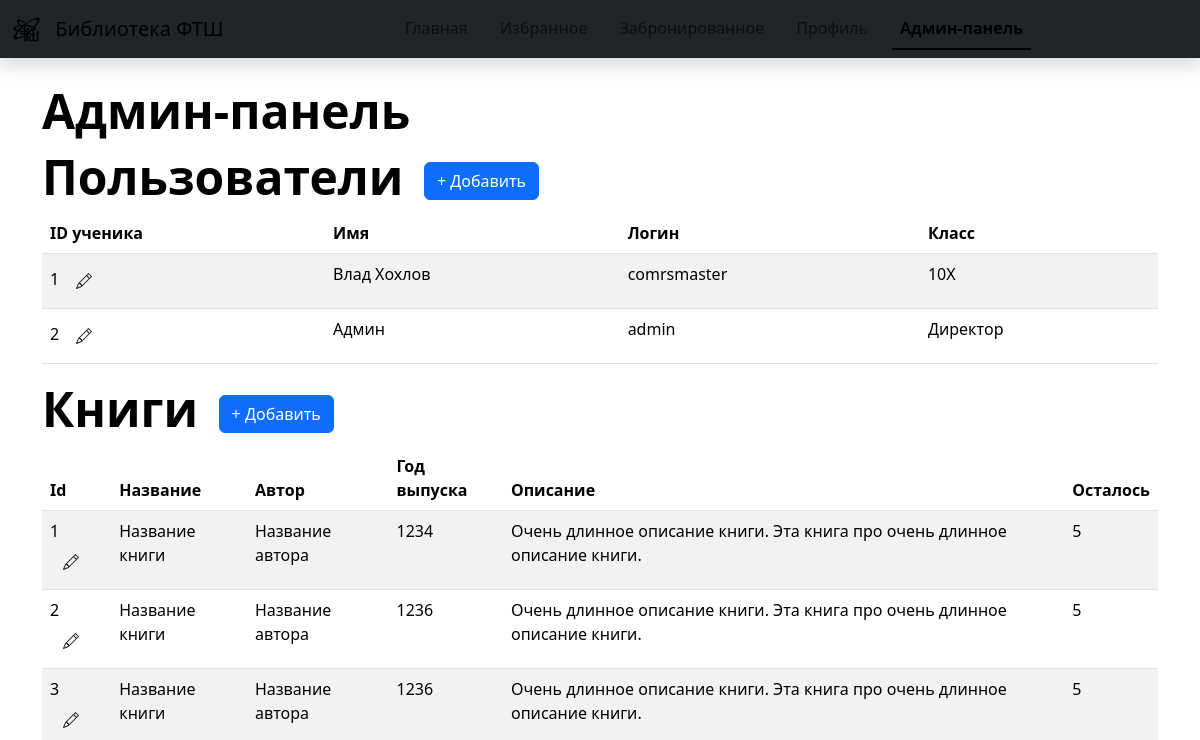
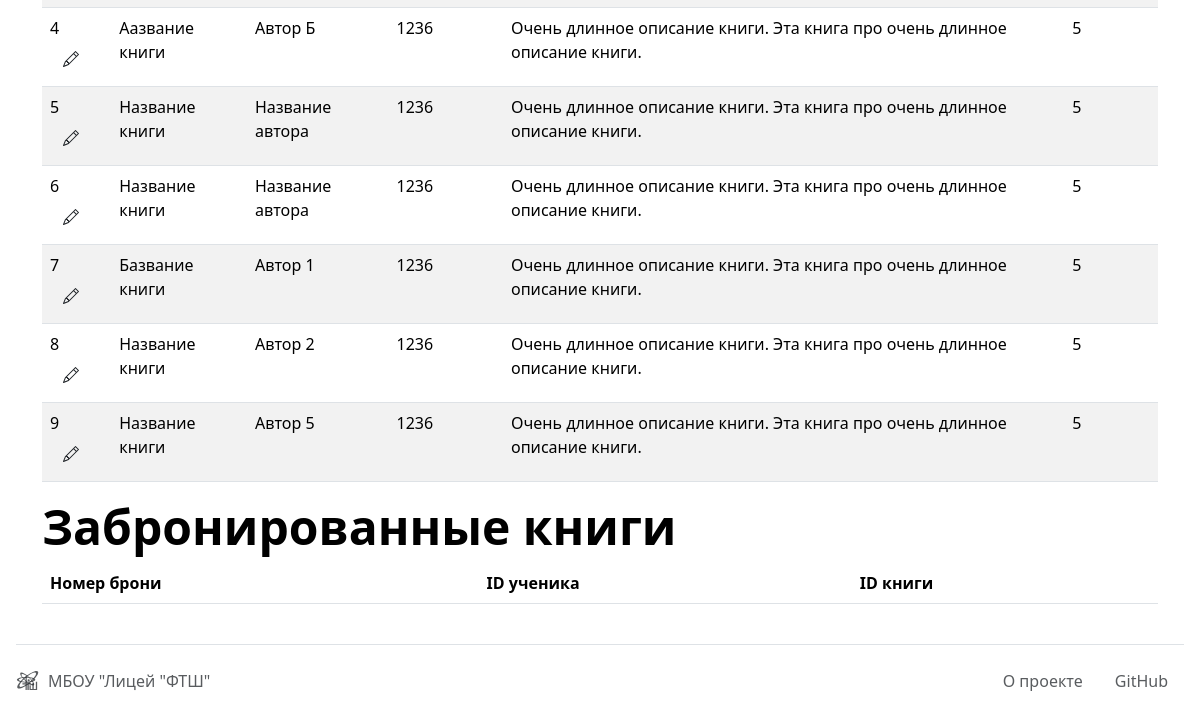
The app's page /admin (signed in), older data (2 pictures, top to bottom).
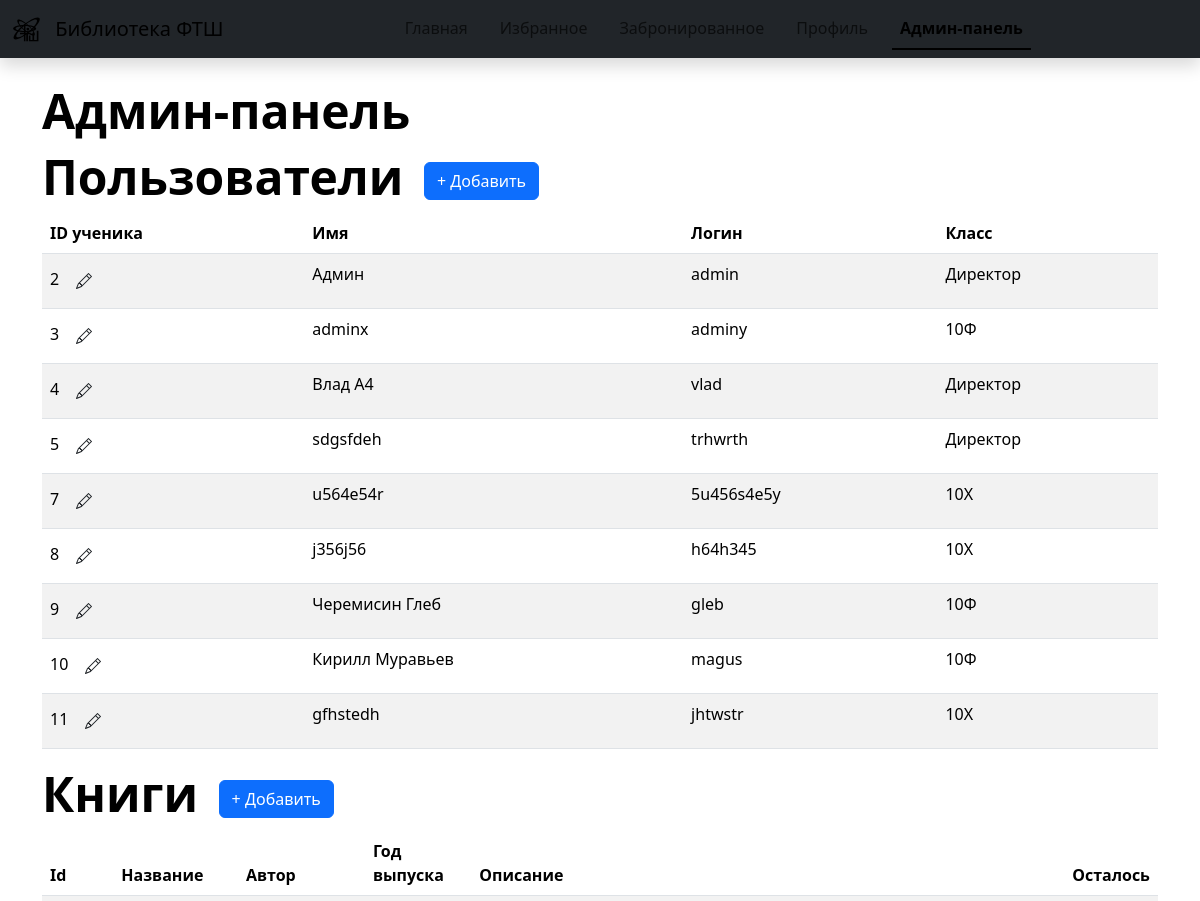
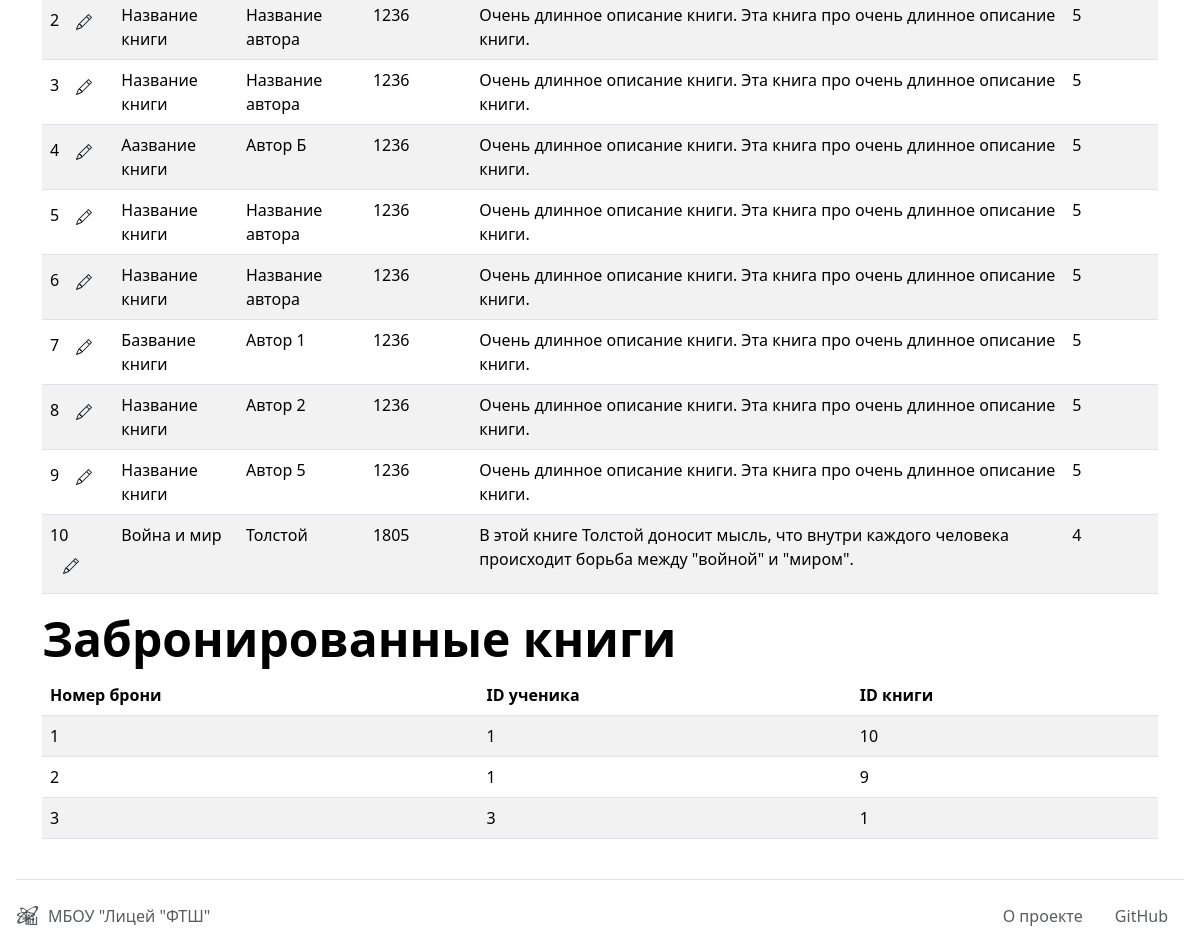
The same page, newer data (2 pictures, top to bottom).
### data/users.py (models this page shows, shortened)
class User(SqlAlchemyBase, UserMixin):
    __tablename__ = 'users'
    id = sqlalchemy.Column(sqlalchemy.Integer,
                           primary_key=True, autoincrement=True)
    name = sqlalchemy.Column(sqlalchemy.String)
    username = sqlalchemy.Column(sqlalchemy.String, unique=True, index=True)
    hashed_password = sqlalchemy.Column(sqlalchemy.String, nullable=True)
    grade_id = sqlalchemy.Column(sqlalchemy.Integer,
                                 sqlalchemy.ForeignKey("grades.id"))
    grade = orm.relationship('Grade')
    is_admin = sqlalchemy.Column(sqlalchemy.Boolean, default=False)

### data/grades.py (models this page shows)
class Grade(SqlAlchemyBase):
    __tablename__ = 'grades'
    id = sqlalchemy.Column(sqlalchemy.Integer,
                           primary_key=True, autoincrement=True)
    name = sqlalchemy.Column(sqlalchemy.String)

### data/books.py (models this page shows)
class Book(SqlAlchemyBase):
    __tablename__ = 'books'
    id = sqlalchemy.Column(sqlalchemy.Integer,
                           primary_key=True, autoincrement=True)
    name = sqlalchemy.Column(sqlalchemy.String)
    author = sqlalchemy.Column(sqlalchemy.String)
    description = sqlalchemy.Column(sqlalchemy.String, nullable=True)
    year = sqlalchemy.Column(sqlalchemy.SmallInteger)
    preview_url = sqlalchemy.Column(sqlalchemy.String, nullable=True)
    preview_ratio = sqlalchemy.Column(sqlalchemy.Float, nullable=True)
    left = sqlalchemy.Column(sqlalchemy.Integer)

### app.py (the view)
@app.route('/admin')
@login_required
def admin():
    if not current_user.is_admin:
        abort(403)
    print(current_user.get_id())
    session = db_session.create_session()
    query_us = session.query(User).order_by(User.id)
    query_books = select(Book.id, Book.name, Book.author, Book.year, Book.description, Book.left).order_by(Book.id)
    query_books = session.execute(query_books).fetchall()
    query_booked = select(Booked_list.id, Booked_list.user_id, Booked_list.book_id).order_by(Booked_list.id)
    query_booked = session.execute(query_booked).fetchall()
    return render_template('admin.html', title='Админ-панель', items=query_us, itemsbooks=query_books,
                           itemsbooked=query_booked)

### app.py (called while the page is built)
@login_manager.user_loader
def load_user(user_id):
    db_sess = db_session.create_session()
    return db_sess.query(User).get(user_id)

### data/db_session.py (called while the page is built)
def create_session() -> Session:
    global __factory
    return __factory()

### templates/admin.html
{% extends "base.html" %}
{% block content %}
    <div class="container-fluid container-md py-4 mb-auto">
        <h1 class="display-5 fw-bold text-body-emphasis">Админ-панель</h1>
        <h3 class="display-5 fw-bold text-body-emphasis">Пользователи
            <a class="btn btn-primary ms-2" href="/user_add" role="button" aria-disabled="true">+ Добавить</a>
        </h3>
        <div class="bd-example-snippet bd-code-snippet">
            <div class="bd-example m-0 border-0">
                <table class="table table-striped">
                    <thead>
                    <tr>
                        <th scope="col">ID ученика</th>
                        <th scope="col">Имя</th>
                        <th scope="col">Логин</th>
                        <th scope="col">Класс</th>
                    </tr>
                    </thead>
                    <tbody>
                    {% for item in items %}
                        <tr>
                            <td>{{ item.id }}
                                <a class="btn" href="/user_edit/{{ item.id }}" role="button" aria-disabled="true">
                                    <svg class="bi" width="16" height="16">
                                        <use xlink:href="#pencil"></use>
                                    </svg>
                                </a>
                            </td>
                            <td>{{ item.name }}</td>
                            <td>{{ item.username }}</td>
                            <td>{{ item.grade.name }}</td>
                        </tr>
                    {% endfor %}
                    </tbody>
                </table>
            </div>
        </div>
        <h3 class="display-5 fw-bold text-body-emphasis">Книги
            <a class="btn btn-primary ms-2" href="/book_add" role="button" aria-disabled="true">+ Добавить</a>
        </h3>
        <div class="bd-example-snippet bd-code-snippet">
            <div class="bd-example m-0 border-0">
                <table class="table table-striped">
                    <thead>
                    <tr>
                        <th scope="col">Id</th>
                        <th scope="col">Название</th>
                        <th scope="col">Автор</th>
                        <th scope="col">Год выпуска</th>
                        <th scope="col">Описание</th>
                        <th scope="col">Осталось</th>
                    </tr>
                    </thead>
                    <tbody>
                    {% for item in itemsbooks %}
                        <tr>
                            <td>{{ item.id }}
                                <a class="btn" href="/book_edit/{{ item.id }}" role="button" aria-disabled="true">
                                    <svg class="bi" width="16" height="16">
                                        <use xlink:href="#pencil"></use>
                                    </svg>
                                </a>
                            </td>
                            <td>{{ item.name }}</td>
                            <td>{{ item.author }}</td>
                            <td>{{ item.year }}</td>
                            <td>{{ item.description }}</td>
                            <td>{{ item.left }}</td>
                        </tr>
                    {% endfor %}
                    </tbody>
                </table>
            </div>
        </div>
        <h3 class="display-5 fw-bold text-body-emphasis">Забронированные книги</h3>
        <div class="bd-example-snippet bd-code-snippet">
            <div class="bd-example m-0 border-0">
                <table class="table table-striped">
                    <thead>
                    <tr>
                        <th scope="col">Номер брони</th>
                        <th scope="col">ID ученика</th>
                        <th scope="col">ID книги</th>
                    </tr>
                    </thead>
                    <tbody>
                    {% for item in itemsbooked %}
                        <tr>
                            <td>{{ item.id }}</td>
                            <td>{{ item.user_id }}</td>
                            <td>{{ item.book_id }}</td>
                        </tr>
                    {% endfor %}
                    </tbody>
                </table>
            </div>
        </div>
    </div>
{% endblock %}

### templates/base.html (shortened to what this page needs)
<!DOCTYPE html>
<html lang="ru" class="min-vh-100" data-bs-theme="auto">
<head>
    <link href="/static/bootstrap-5.3.3-dist/css/bootstrap.min.css" rel="stylesheet">
</head>
<body class="d-flex flex-column min-vh-100">
{% include 'navbar.html' %}
{% block content %}{% endblock %}
{% include 'footer.html' %}
{% include 'toast.html' %}
</body>
</html>

### templates/navbar.html (shortened to what this page needs)
{% set tabs = [
    ('index', 'Главная'),
    ('favourite', 'Избранное'),
    ('booked', 'Забронированное'),
    ('profile', 'Профиль'),
] %}
<nav class="navbar navbar-expand-md sticky-top bg-dark shadow">
    <div class="container-fluid">
        <a class="navbar-brand" href="#">
            <svg class="bi d-inline-block align-text-top me-2" width="30" height="30">
                <use xlink:href="#phtsh-wb"></use>
            </svg
            >
            <div class="d-inline d-md-none d-lg-inline">Библиотека ФТШ</div>
        </a>
        <div class="collapse navbar-collapse justify-content-center" id="navbarNavDropdown">
            <ul class="navbar-nav nav-underline">
                {% for url, name in tabs %}
                    <li class="nav-item">
                        <a {% if name == title %}
                            class="nav-link active" aria-current="page"
                        {% else %}
                            class="nav-link"
                        {% endif %}
                            href="/{{ url }}">{{ name }}</a>
                    </li>
                {% endfor %}
            </ul>
        </div>
    </div>
</nav>

### templates/footer.html
<footer class="d-flex flex-wrap justify-content-between align-items-center py-3 border-top mx-3">
    <div class="d-flex align-items-center">
        <svg class="bi me-2 mb-md-0 text-body-secondary" width="24" height="24">
            <use xlink:href="#phtsh-wb"></use>
        </svg>
        <span class="mb-md-0 text-body-secondary">МБОУ "Лицей "ФТШ"</span>
    </div>
    <ul class="nav justify-content-end list-unstyled d-flex">
        <li class="nav-item"><a href="/about" class="nav-link text-body-secondary">О проекте</a></li>
        <li class="nav-item"><a href="https://github.com/ComRSMaster/SchoolLib" class="nav-link text-body-secondary">GitHub</a></li>
    </ul>
</footer>

### templates/toast.html (shortened to what this page needs)
<div class="toast-container position-fixed top-0 end-0 p-3">
</div>

### templates/base.html (style rules this page uses)
.bi { vertical-align: -.125em; fill: currentColor; }

Row changes from the older to the newer data that the page shows:
removed User: id "1", name "Влад Хохлов", username "comrsmaster", grade.name "10Х"
removed Book: id "1", name "Название книги", author "Название автора", year "1234", description "Очень длинное описание книги. Эта книга про очень длинное описание книги.", left "5"
added User: id "3", name "adminx", username "adminy", grade.name "10Ф"
added User: id "4", name "Влад А4", username "vlad", grade.name "Директор"
added User: id "5", name "sdgsfdeh", username "trhwrth", grade.name "Директор"
added User: id "7", name "u564e54r", username "5u456s4e5y", grade.name "10Х"
added User: id "8", name "j356j56", username "h64h345", grade.name "10Х"
added User: id "9", name "Черемисин Глеб", username "gleb", grade.name "10Ф"
added User: id "10", name "Кирилл Муравьев", username "magus", grade.name "10Ф"
added User: id "11", name "gfhstedh", username "jhtwstr", grade.name "10Х"
added Book: id "10", name "Война и мир", author "Толстой", year "1805", description "В этой книге Толстой доносит мысль, что внутри каждого человека происходит борьба между \"войной\" и \"миром\".", left "4"
Text that changed along with them:
new list line: "1 1 10"
new list line: "2 1 9"
new list line: "3 3 1"
